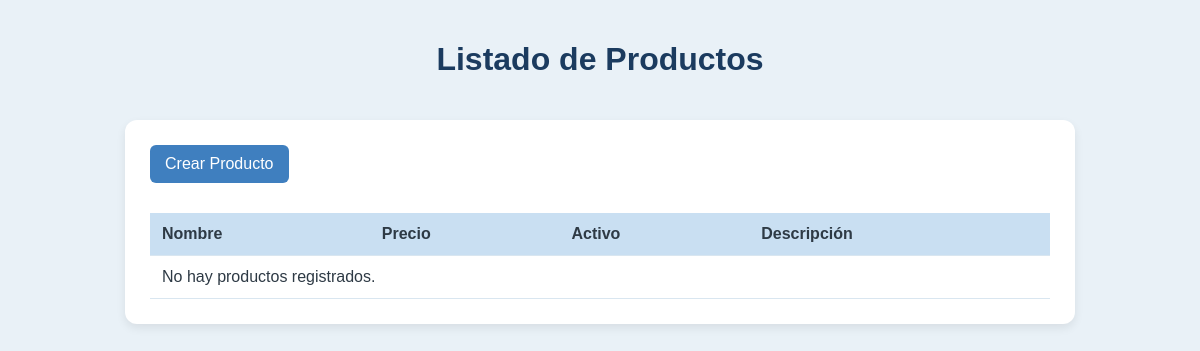
The app's page /api3/productos/, older data.
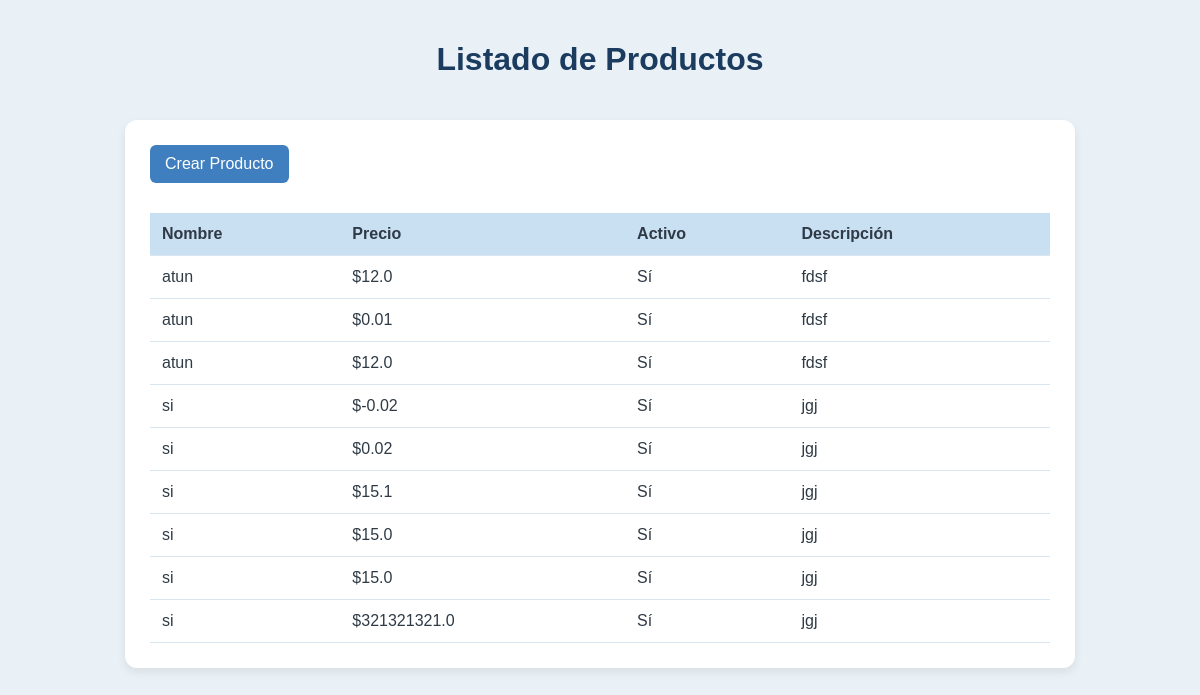
The same page, newer data.
### api3/models.py (models this page shows, shortened)
class producto(models.Model):
    nombre = models.CharField(max_length=100)
    descripcion = models.TextField(blank=True)
    precio = models.FloatField()  # ← YA NO USA DECIMALES ESTRICTOS
    fecha_creacion = models.DateTimeField(auto_now_add=True)
    activo = models.BooleanField(default=True)
    class Meta:
        ordering = ['-fecha_creacion']

### api3/views.py (the view)
# urls.py: path('productos/', views.listar_productos, name='producto-listar'),
def listar_productos(request):
    productos = producto.objects.all()
    return render(request, 'producto/listar.html', {'productos': productos})

### api3/templates/producto/listar.html (shortened to what this page needs)
<!DOCTYPE html>
<html lang="es">
<head>
</head>
<body>
    <h1>Listado de Productos</h1>
    <div class="container">
        <a href="{% url 'producto-crear' %}" class="btn">Crear Producto</a>
        <table>
            <thead>
                <tr>
                    <th>Nombre</th>
                    <th>Precio</th>
                    <th>Activo</th>
                    <th>Descripción</th>
                </tr>
            </thead>
            <tbody>
                {% for producto in productos %}
                <tr>
                    <td>{{ producto.nombre }}</td>
                    <td>${{ producto.precio }}</td>
                    <td>{{ producto.activo|yesno:"Sí,No" }}</td>
                    <td>{{ producto.descripcion|truncatechars:50 }}</td>
                </tr>
                {% empty %}
                <tr>
                    <td colspan="4">No hay productos registrados.</td>
                </tr>
                {% endfor %}
            </tbody>
        </table>
    </div>
</body>
</html>

### api3/templates/producto/listar.html (style rules this page uses)
body { background: #e9f1f7; font-family: Arial, sans-serif; color: #2e3a45; margin: 0; padding: 0; }
h1 { text-align: center; padding: 20px 0; color: #1b3b5f; }
.container { width: 90%; max-width: 900px; margin: auto; background: white; padding: 25px; border-radius: 12px; box-shadow: 0 4px 10px rgba(0,0,0,0.08); }
table { width: 100%; border-collapse: collapse; margin-top: 15px; }
table thead { background: #c9dff2; }
table th, table td { padding: 12px; border-bottom: 1px solid #d9e6f0; text-align: left; }
.btn { display: inline-block; padding: 10px 15px; background: #3f7fbf; color: white; text-decoration: none; border-radius: 6px; margin-bottom: 15px; transition: 0.3s; }

Row changes from the older to the newer data that the page shows:
added producto: nombre "atun", precio "12.0", activo "Sí", descripcion "fdsf"
added producto: nombre "atun", precio "0.01", activo "Sí", descripcion "fdsf"
added producto: nombre "atun", precio "12.0", activo "Sí", descripcion "fdsf"
added producto: nombre "si", precio "-0.02", activo "Sí", descripcion "jgj"
added producto: nombre "si", precio "0.02", activo "Sí", descripcion "jgj"
added producto: nombre "si", precio "15.1", activo "Sí", descripcion "jgj"
added producto: nombre "si", precio "15.0", activo "Sí", descripcion "jgj"
added producto: nombre "si", precio "15.0", activo "Sí", descripcion "jgj"
added producto: nombre "si", precio "321321321.0", activo "Sí", descripcion "jgj"
Text that changed along with them:
text no longer shown: "No hay productos registrados."
